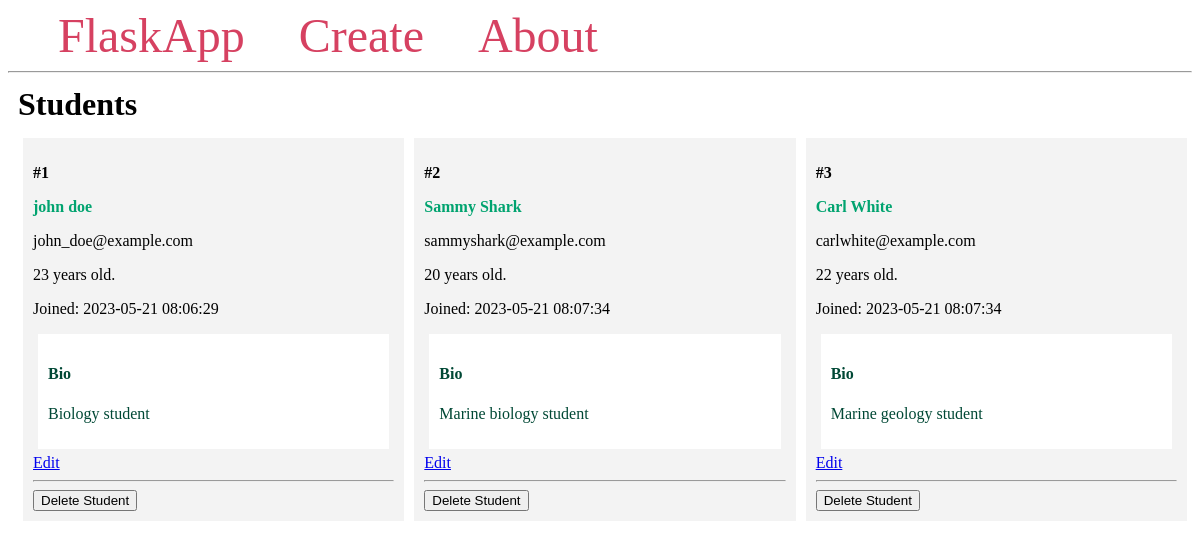
The page / on the database its author committed.
### app.py (models this page shows, shortened)
class Student(db.Model):
    id = db.Column(db.Integer, primary_key=True)
    firstname = db.Column(db.String(100), nullable=False)
    lastname = db.Column(db.String(100), nullable=False)
    email = db.Column(db.String(80), unique=True, nullable=False)
    age = db.Column(db.Integer)
    created_at = db.Column(db.DateTime(timezone=True),
                           server_default=func.now())
    bio = db.Column(db.Text)

### app.py (the view)
@app.route('/')
def index():
    students = Student.query.all()
    return render_template('index.html', students=students)

### templates/index.html
{% extends 'base.html' %}
{% block content %}
    <h1 class="title">{% block title %} Students {% endblock %}</h1>
    <div class="content">
        {% for student in students %}
            <div class="student">
                <p><b>#{{ student.id }}</b></p>
                <b>
                    <p class="name">
                        <a href="{{ url_for('student', student_id=student.id)}}">
                            {{ student.firstname }} {{ student.lastname }}
                        </a>
                    </p>
                </b>
                <p>{{ student.email }}</p>
                <p>{{ student.age }} years old.</p>
                <p>Joined: {{ student.created_at }}</p>
                <div class="bio">
                    <h4>Bio</h4>
                    <p>{{ student.bio }}</p>
                </div>
                <a href="{{ url_for('edit', student_id=student.id) }}">Edit</a>
                <hr>
                <form method="POST"
                        action="{{ url_for('delete', student_id=student.id) }}">
                    <input type="submit" value="Delete Student"
                        onclick="return confirm('Are you sure you want to delete this entry?')">
                </form>
            </div>
        {% endfor %}
    </div>
{% endblock %}

### templates/base.html (shortened to what this page needs)
<!DOCTYPE html>
<html lang="en">
<head>
</head>
<body>
    <nav>
        <a href="{{ url_for('index') }}">FlaskApp</a>
        <a href="{{ url_for('create') }}">Create</a>
        <a href="#">About</a>
    </nav>
    <hr>
    <div class="content">
        {% block content %} {% endblock %}
    </div>
</body>
</html>

### templates/base.html (style rules this page uses)
.title { margin: 5px; }
.content { margin: 5px; width: 100%; display: flex; flex-direction: row; flex-wrap: wrap; }
.student { flex: 20%; padding: 10px; margin: 5px; background-color: #f3f3f3; inline-size: 100%; }
.bio { padding: 10px; margin: 5px; background-color: #ffffff; color: #004835; }
.name a { color: #00a36f; text-decoration: none; }
nav a { color: #d64161; font-size: 3em; margin-left: 50px; text-decoration: none; }

### rows shown on the page
Student: id "1", firstname "john", lastname "doe", email "john_doe@example.com", age "23", created_at "2023-05-21 08:06:29", bio "Biology student"
Student: id "2", firstname "Sammy", lastname "Shark", email "sammyshark@example.com", age "20", created_at "2023-05-21 08:07:34", bio "Marine biology student"
Student: id "3", firstname "Carl", lastname "White", email "carlwhite@example.com", age "22", created_at "2023-05-21 08:07:34", bio "Marine geology student"
